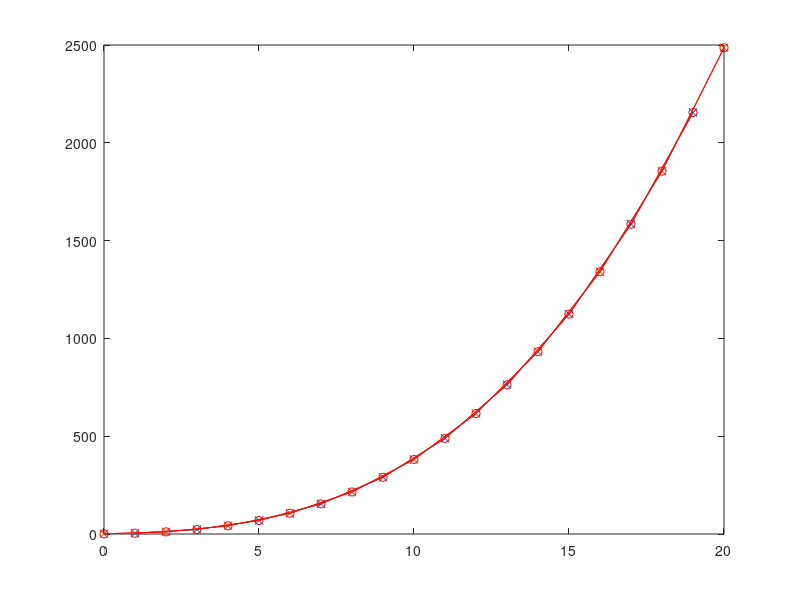

MATLAB code to generate this figure: (Note: this script raises an error after producing the figure.)
function test_full_mult
st=[
0     1     1    1
 1     8     8    4
 2    27    27   11
 3    64    64   23
 4   125   125   42
 5   216   216   69
 6   343   343  106
 7   512   512  154
 8   729   729  215
 9  1000  1000  290
10  1331  1331  381
11  1728  1728  489
12  2197  2197  616
13  2744  2744  763
14  3375  3375  932
15  4096  4096 1124
16  4913  4913 1341
17  5832  5832 1584
18  6859  6859 1855
19  8000  8000 2155
20  9261  9261 2486
];

x=st(:,1); y=st(:,4); z=st(:,2);
a=polyfit( x, y, 2 )
plot( x, y, 'x-' ); hold on
plot( x, polyval(a,x), 'ro-' ); hold off;


x=st(:,1)+1; y=st(:,4);
a=polyfit( x, y, 3 )
plot( x, y, 'x-' ); hold on
plot( x, polyval(a,x), 'ro-' ); 
a(2:end)=0;
plot( x, polyval(a,x), 'ro-' ); hold off;



x=st(2:2:end,1); y=st(2:2:end,4);
a=polyfit( x, y, 3 )
plot( x, y, 'x-' ); hold on
plot( x, polyval(a,x), 'ro-' ); 
y-polyval(a,x)

x=st(1:2:end,1); y=st(1:2:end,4);
a=polyfit( x, y, 3 )
plot( x, y, 'x-' ); hold on
plot( x, polyval(a,x), 'ro-' ); 
y-polyval(a,x)

f=@(p)(1/8*(2*p.^3+9*p.^2+14*p+8-mod(p,2)));

4*(y-polyval(a,x))


for p=0:20
    I=multiindex(1,p,true,'full',true);
    M=hermite_triple_fast(I,I,I);
    fprintf('%2d %5d %5d %4d\n', [p numel(M), (p+1)^3, nnz(M)]);
    nu1=numel(M);
    nz1=nnz(M);
end
return




for p=0:4
    disp(p);
    I=multiindex(1,p,true,'full',true);
    M=hermite_triple_fast(I,I,I);
    disp([numel(M), nnz(M)]);
    nu1=numel(M);
    nz1=nnz(M);
    for m=2:3
        I=multiindex(m,p,true,'full',true);
        M=hermite_triple_fast(I,I,I);
        disp([numel(M), nu1^m, (p+1)^(3*m), nnz(M), nz1^m]);
    end
end

